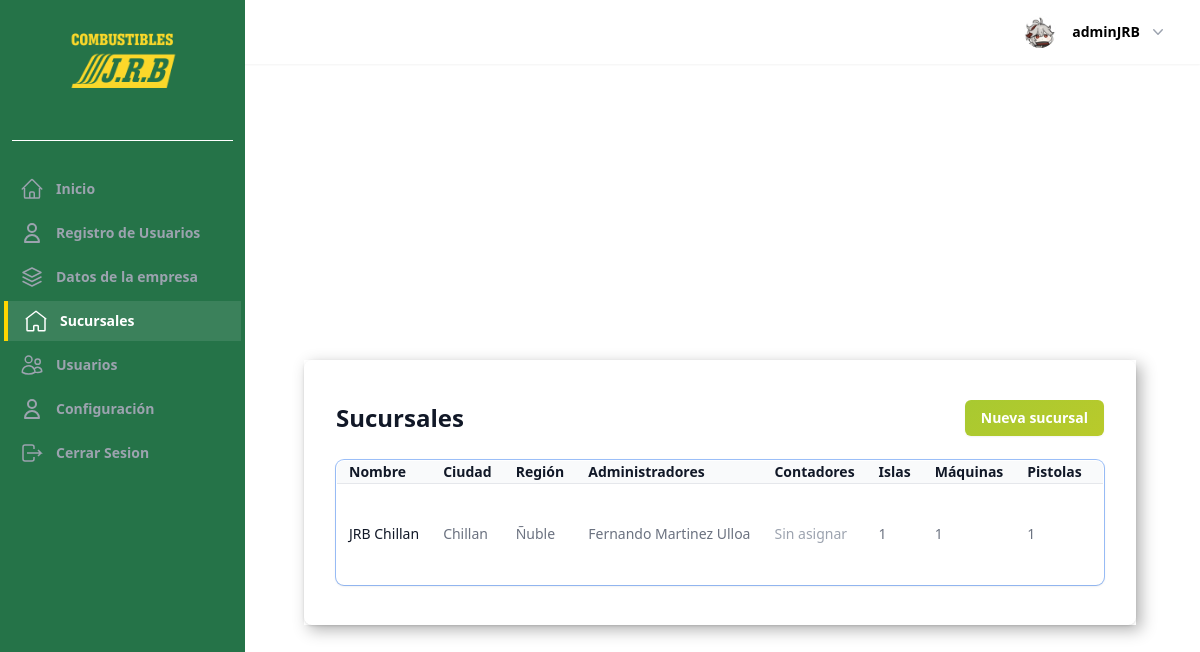
Page /sucursales/ (signed in) on the committed database.
### UsuarioApp/models.py (models this page shows, shortened)
class Profile(models.Model):
    last_activity = models.DateTimeField(null=True, blank=True)
    image = models.ImageField(upload_to=profile_picture_path, default="profile.webp")
    user_FK = models.OneToOneField(
        User, on_delete=models.CASCADE, related_name="profile",
    )
    position_FK = models.ForeignKey(
        Position, on_delete=models.SET_NULL, null=True, blank=True
    )
    company_rut = models.CharField(
        max_length=12,
        blank=True,
        null=True,
        validators=[
            RegexValidator(
                regex=r"^[0-9.]+-[0-9kK]{1}$",
                message="Ingrese un RUT válido en el formato 12.345.678-9",
            )
        ],
        verbose_name="RUT Empresa",
    )
    phone = models.CharField(max_length=20, blank=True, verbose_name="Teléfono")
    gender = models.CharField(
        max_length=1,
        choices=GENDER_CHOICES,
        null=True,
        blank=True,
        verbose_name="Sexo",
    )
    date_of_birth = models.DateField(
        null=True,
        blank=True,
        verbose_name="Fecha de nacimiento",
    )
    salario = models.DecimalField(
        max_digits=10, decimal_places=2, null=True, blank=True, verbose_name="Salario",
    )
    address = models.CharField(max_length=255, blank=True, verbose_name="Dirección")
    date_of_hire = models.DateField(null=True, blank=True, verbose_name="Fecha de contratación")
    is_partime = models.BooleanField(
        default=False,
        choices=[(True, "Tiempo completo"), (False, "Medio tiempo")],
        verbose_name="Tipo de jornada",
    )
    examen_medico = models.FileField(
        upload_to="documentos/examenes/",
        null=True,
        blank=True,
        verbose_name="Examen médico",
    )
    contrato = models.FileField(
        upload_to="documentos/contratos/",
        null=True,
        blank=True,
        verbose_name="Contrato",
    )
    current_branch = models.ForeignKey(
        Sucursal,
        on_delete=models.SET_NULL,
        null=True,
        blank=True,
        related_name="current_profiles",
        verbose_name="Sucursal actual",
    )
    def save(self, *args, **kwargs):
        update_last_activity = kwargs.pop("update_last_activity", False)
        if update_last_activity:
            self.last_activity = timezone.now()
            kwargs["update_fields"] = ["last_activity"]
        if self.pk:
            handle_old_image(Profile, self.pk, self.image)
        super(Profile, self).save(*args, **kwargs)
        if self.image and os.path.exists(self.image.path):
            resize_image(self.image.path, 300)
            crop_image(self.image.path, 300)
    def update_last_activity(self):
        self.save(update_last_activity=True)
    def _has_permission(self, code: str) -> bool:
        return bool(self.position_FK and self.position_FK.permission_code == code)
    def is_owner(self) -> bool:
        return self._has_permission("OWNER")
    class Meta:
        verbose_name = "Perfil"
        verbose_name_plural = "Perfiles"
        ordering = ["-id"]

### sucursalApp/models.py (models this page shows, shortened)
class Sucursal(models.Model):
    company = models.ForeignKey(
        "homeApp.Company",
        on_delete=models.CASCADE,
        related_name="branches",
        verbose_name="Empresa",
    )
    name = models.CharField("Nombre", max_length=255)
    address = models.CharField("Dirección", max_length=255)
    city = models.CharField("Ciudad", max_length=100)
    region = models.CharField("Región", max_length=100)
    phone = models.CharField("Teléfono", max_length=30, blank=True)
    email = models.EmailField("Correo electrónico", blank=True)
    islands = models.PositiveIntegerField("Islas", default=0)
    created_at = models.DateTimeField("Fecha de creación", auto_now_add=True)
    updated_at = models.DateTimeField("Fecha de actualización", auto_now=True)
    class Meta:
        verbose_name = "Sucursal"
        verbose_name_plural = "Sucursales"
        ordering = ("name",)
    @property
    def machines_count(self) -> int:
        islands = SucursalStaff._get_related_items(self, "branch_islands")
        return sum(
            SucursalStaff._count_items(
                SucursalStaff._get_related_items(island, "machines")
            )
            for island in islands
        )
    @property
    def nozzles_count(self) -> int:
        return sum(
            machine.nozzles.count()
            for island in self.branch_islands.all()
            for machine in island.machines.all()
        )
    def get_staff_for_role(self, role: str | Iterable[str]):
        if isinstance(role, str):
            roles: Sequence[str | None] = (role,)
        else:
            roles = tuple(role)
        assignments = [
            assignment
            for assignment in self.staff.all()
            if assignment.role in roles
        ]
        return [assignment.profile for assignment in assignments]
    @property
    def administrators(self):
        return self.get_staff_for_role("ADMINISTRATOR")
    @property
    def accountants(self):
        return self.get_staff_for_role("ACCOUNTANT")

class Island(models.Model):
    sucursal = models.ForeignKey(
        Sucursal,
        on_delete=models.CASCADE,
        related_name="branch_islands",
        verbose_name="Sucursal",
    )
    number = models.PositiveIntegerField("Número")
    description = models.CharField("Descripción", max_length=255, blank=True)
    created_at = models.DateTimeField("Fecha de creación", auto_now_add=True)
    updated_at = models.DateTimeField("Fecha de actualización", auto_now=True)
    class Meta:
        verbose_name = "Isla"
        verbose_name_plural = "Islas"
        ordering = ("number",)
        unique_together = ("sucursal", "number")

class Machine(models.Model):
    island = models.ForeignKey(
        Island,
        on_delete=models.CASCADE,
        related_name="machines",
        verbose_name="Isla",
    )
    number = models.PositiveIntegerField("Número")
    initial_numeral = models.DecimalField(
        "Numeral inicial", max_digits=12, decimal_places=2, default=0
    )
    final_numeral = models.DecimalField(
        "Numeral final", max_digits=12, decimal_places=2, default=0
    )
    fuel_type = models.CharField("Tipo de combustible", max_length=50, blank=True)
    description = models.CharField("Descripción", max_length=255, blank=True)
    created_at = models.DateTimeField("Fecha de creación", auto_now_add=True)
    updated_at = models.DateTimeField("Fecha de actualización", auto_now=True)
    class Meta:
        verbose_name = "Máquina"
        verbose_name_plural = "Máquinas"
        ordering = ("number",)
        unique_together = ("island", "number")

### sucursalApp/views.py (the view)
# urls.py: path("", views.SucursalListView.as_view(), name="sucursal_list"),
class SucursalListView(OwnerCompanyMixin, FormMixin, ListView):
    model = Sucursal
    template_name = "pages/sucursales/sucursal_list.html"
    context_object_name = "sucursales"
    form_class = SucursalForm
    success_url = reverse_lazy("sucursal_list")
    def get_queryset(self) -> QuerySet[Sucursal]:
        company = self.get_company()
        if company is None:
            return Sucursal.objects.none()
        return (
            Sucursal.objects.filter(company=company)
            .select_related("company")
            .prefetch_related(
                Prefetch(
                    "branch_islands",
                    queryset=Island.objects.prefetch_related(
                        Prefetch(
                            "machines",
                            queryset=Machine.objects.prefetch_related("nozzles"),
                        )
                    ),
                ),
                Prefetch(
                    "staff",
                    queryset=SucursalStaff.objects.select_related(
                        "profile__user_FK", "profile__position_FK"
                    ),
                ),
                Prefetch(
                    "shifts",
                    queryset=Shift.objects.select_related(
                        "manager__user_FK", "manager__position_FK"
                    ),
                ),
            )
        )

### templates/pages/sucursales/sucursal_list.html (shortened to what this page needs)
{% extends "components/Layout/base_pages.html" %}
{% block content_pages %}
  <div class="flex items-center justify-between mb-6">
    <h1 class="text-2xl font-semibold text-gray-900">Sucursales</h1>
    <a
      href="{% url 'sucursal_create' %}"
      class="inline-flex items-center rounded-md bg-gradient-to-br px-4 py-2 text-sm font-semibold text-white shadow-sm hover:bg-blue-500 focus-visible:outline focus-visible:outline-2 focus-visible:outline-offset-2 focus-visible:outline-blue-600"
    >
      Nueva sucursal
    </a>
  </div>
  {% if sucursales %}
    <div class="overflow-hidden rounded-lg shadow ring-1 ring-black ring-opacity-5">
      <table class="min-w-full divide-y divide-gray-300">
        <thead class="bg-gray-50">
          <tr>
            <th scope="col" class="px-3 py-3.5 text-left text-sm font-semibold text-gray-900">Nombre</th>
            <th scope="col" class="px-3 py-3.5 text-left text-sm font-semibold text-gray-900">Ciudad</th>
            <th scope="col" class="px-3 py-3.5 text-left text-sm font-semibold text-gray-900">Región</th>
            <th scope="col" class="px-3 py-3.5 text-left text-sm font-semibold text-gray-900">Administradores</th>
            <th scope="col" class="px-3 py-3.5 text-left text-sm font-semibold text-gray-900">Contadores</th>
            <th scope="col" class="px-3 py-3.5 text-left text-sm font-semibold text-gray-900">Islas</th>
            <th scope="col" class="px-3 py-3.5 text-left text-sm font-semibold text-gray-900">Máquinas</th>
            <th scope="col" class="px-3 py-3.5 text-left text-sm font-semibold text-gray-900">Pistolas</th>
            <th scope="col" class="relative py-3.5 pl-3 pr-4 sm:pr-6"><span class="sr-only">Editar</span></th>
          </tr>
        </thead>
        <tbody class="divide-y divide-gray-200 bg-white">
          {% for sucursal in sucursales %}
            <tr>
              <td class="whitespace-nowrap px-3 py-4 text-sm text-gray-900 font-medium">{{ sucursal.name }}</td>
              <td class="whitespace-nowrap px-3 py-4 text-sm text-gray-500">{{ sucursal.city }}</td>
              <td class="whitespace-nowrap px-3 py-4 text-sm text-gray-500">{{ sucursal.region }}</td>
              <td class="whitespace-nowrap px-3 py-4 text-sm text-gray-500">
                {% if sucursal.administrators %}
                  <ul class="space-y-1">
                    {% for profile in sucursal.administrators %}
                      {% with full_name=profile.user_FK.get_full_name %}
                        <li>{{ full_name|default:profile.user_FK.username }}</li>
                      {% endwith %}
                    {% endfor %}
                  </ul>
                {% else %}
                  <span class="text-gray-400">Sin asignar</span>
                {% endif %}
              </td>
              <td class="whitespace-nowrap px-3 py-4 text-sm text-gray-500">
                {% if sucursal.accountants %}
                  <ul class="space-y-1">
                    {% for profile in sucursal.accountants %}
                      {% with full_name=profile.user_FK.get_full_name %}
                        <li>{{ full_name|default:profile.user_FK.username }}</li>
                      {% endwith %}
                    {% endfor %}
                  </ul>
                {% else %}
                  <span class="text-gray-400">Sin asignar</span>
                {% endif %}
              </td>
              <td class="whitespace-nowrap px-3 py-4 text-sm text-gray-500">{{ sucursal.branch_islands.count }}</td>
              <td class="whitespace-nowrap px-3 py-4 text-sm text-gray-500">{{ sucursal.machines_count }}</td>
              <td class="whitespace-nowrap px-3 py-4 text-sm text-gray-500">{{ sucursal.nozzles_count }}</td>
              <td class="whitespace-nowrap py-4 pl-3 pr-4 text-right text-sm font-medium sm:pr-6">
                <div class="flex flex-col items-center gap-2">
                  <form
                    action="{% url 'sucursal_delete' sucursal.pk %}"
                    method="post"
                    class="inline"
                    onsubmit="return confirm('¿Estás seguro de eliminar la sucursal {{ sucursal.name }}? Esta acción no se puede deshacer.');"
                  >
                    <button type="submit" class="text-red-600 hover:text-red-800">Eliminar</button>
                  </form>
                </div>
              </td>
            </tr>
          {% endfor %}
        </tbody>
      </table>
    </div>
  {% else %}
    <p class="text-sm text-gray-500">Aún no has creado sucursales.</p>
  {% endif %}
{% endblock content_pages %}

### templates/components/header/components/profile.html (shortened to what this page needs)
{% load static %}
<div class="relative" x-data="{ openUser: false }">
  <button type="button" class="-m-1.5 flex items-center p-1.5" id="user-menu-button" aria-expanded="false" aria-haspopup="true" @click="openUser = !openUser">
    <img class="h-8 w-8 rounded-full bg-gray-50" src="{{ request.user.profile.image.url }}" alt="perfil">
    <span class="hidden lg:flex lg:items-center">
      <span class="ml-4 text-sm font-semibold leading-6 text-black" aria-hidden="true">{{ request.user }}</span>
      <svg class="ml-2 h-5 w-5 text-gray-400" viewBox="0 0 20 20" fill="currentColor" aria-hidden="true">
        <path fill-rule="evenodd" d="M5.23 7.21a.75.75 0 011.06.02L10 11.168l3.71-3.938a.75.75 0 111.08 1.04l-4.25 4.5a.75.75 0 01-1.08 0l-4.25-4.5a.75.75 0 01.02-1.06z" clip-rule="evenodd" />
      </svg>
    </span>
  </button>
</div>

### rows in the picture
Sucursal: name "JRB Chillan", city "Chillan", region "Ñuble", shows "Sin asignar", branch_islands.count "1", machines_count "1", nozzles_count "1"
Profile: user_FK.get_full_name "Fernando Martinez Ulloa"

### other values in the picture
{{ request.user }} "adminJRB"
